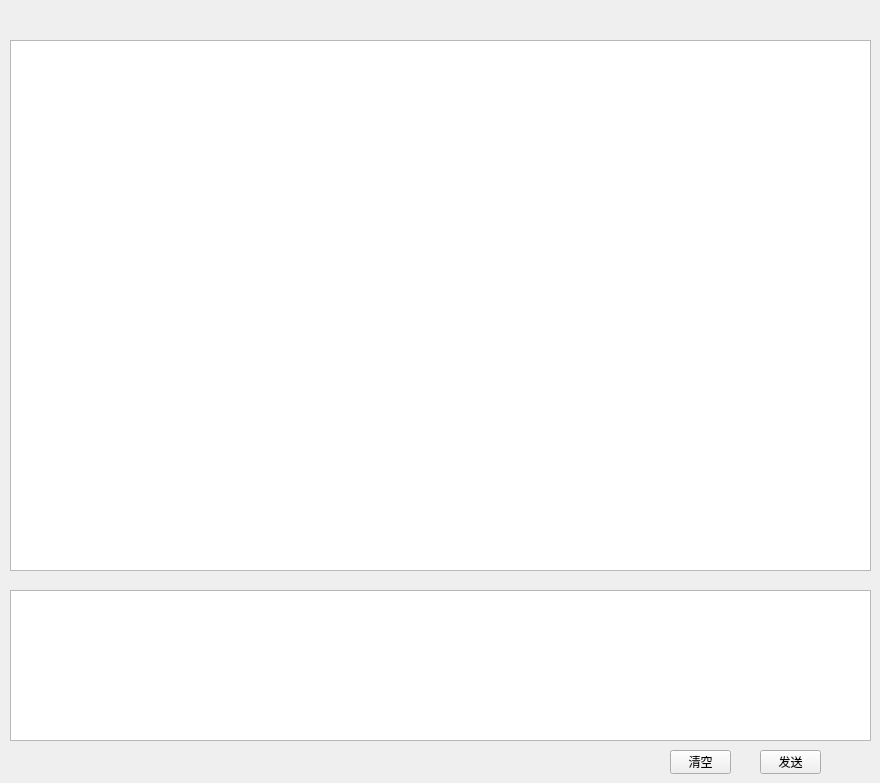
<?xml version="1.0" encoding="UTF-8"?>
<ui version="4.0">
 <class>MyForm</class>
 <widget class="QWidget" name="MyForm">
  <property name="geometry">
   <rect>
    <x>0</x>
    <y>0</y>
    <width>880</width>
    <height>783</height>
   </rect>
  </property>
  <property name="windowTitle">
   <string>Form</string>
  </property>
  <property name="styleSheet">
   <string notr="true">为</string>
  </property>
  <widget class="QPlainTextEdit" name="Input">
   <property name="geometry">
    <rect>
     <x>10</x>
     <y>590</y>
     <width>861</width>
     <height>151</height>
    </rect>
   </property>
  </widget>
  <widget class="QPushButton" name="clear">
   <property name="geometry">
    <rect>
     <x>670</x>
     <y>750</y>
     <width>61</width>
     <height>24</height>
    </rect>
   </property>
   <property name="text">
    <string>清空</string>
   </property>
  </widget>
  <widget class="QPushButton" name="send">
   <property name="geometry">
    <rect>
     <x>760</x>
     <y>750</y>
     <width>61</width>
     <height>24</height>
    </rect>
   </property>
   <property name="text">
    <string>发送</string>
   </property>
  </widget>
  <widget class="QTextBrowser" name="ChatRecord">
   <property name="geometry">
    <rect>
     <x>10</x>
     <y>40</y>
     <width>861</width>
     <height>531</height>
    </rect>
   </property>
   <property name="html">
    <string>&lt;!DOCTYPE HTML PUBLIC &quot;-//W3C//DTD HTML 4.0//EN&quot; &quot;http://www.w3.org/TR/REC-html40/strict.dtd&quot;&gt;
&lt;html&gt;&lt;head&gt;&lt;meta name=&quot;qrichtext&quot; content=&quot;1&quot; /&gt;&lt;style type=&quot;text/css&quot;&gt;
p, li { white-space: pre-wrap; }
&lt;/style&gt;&lt;/head&gt;&lt;body style=&quot; font-family:'SimSun'; font-size:9pt; font-weight:400; font-style:normal;&quot;&gt;
&lt;p style=&quot;-qt-paragraph-type:empty; margin-top:0px; margin-bottom:0px; margin-left:0px; margin-right:0px; -qt-block-indent:0; text-indent:0px;&quot;&gt;&lt;br /&gt;&lt;/p&gt;&lt;/body&gt;&lt;/html&gt;</string>
   </property>
  </widget>
  <widget class="QLabel" name="Username">
   <property name="geometry">
    <rect>
     <x>10</x>
     <y>10</y>
     <width>331</width>
     <height>21</height>
    </rect>
   </property>
   <property name="text">
    <string/>
   </property>
  </widget>
 </widget>
 <resources/>
 <connections/>
</ui>
